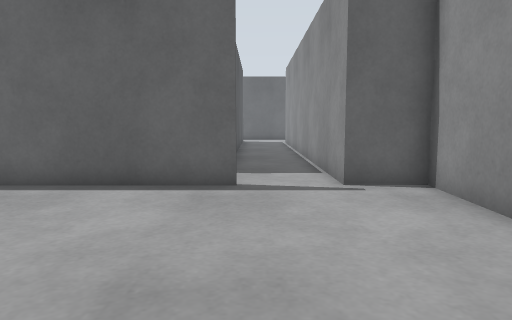
view 1 (above)

16 first-person views from a walk through a robot-simulator world made for Gazebo. The camera is 0.72 m above the floor, tilts 6° down and sees 70° across. The floor is counted in squares, 0.5 m on a side. Each view is taken from the middle of a square. On the plan, view 1 faces up. The plan holds only what a view shows up to about 16 squares ahead; the rest is blank. The place goes on beyond the plan. The robots in the file are not drawn.

view 2
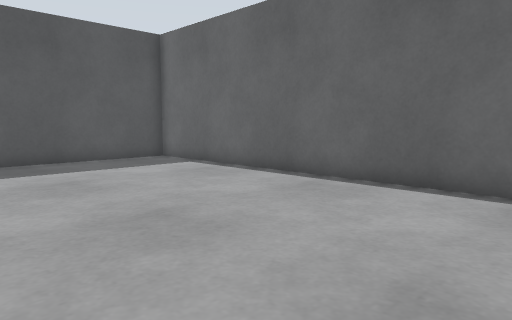

view 3
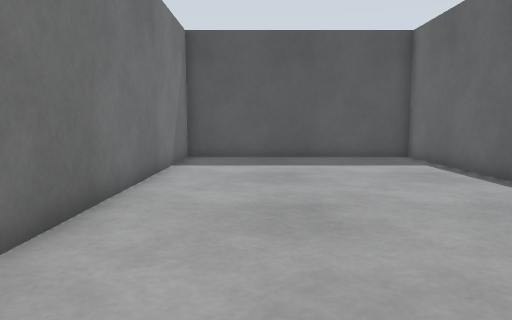

view 4
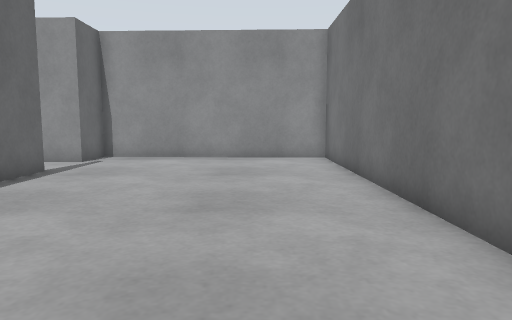

view 5
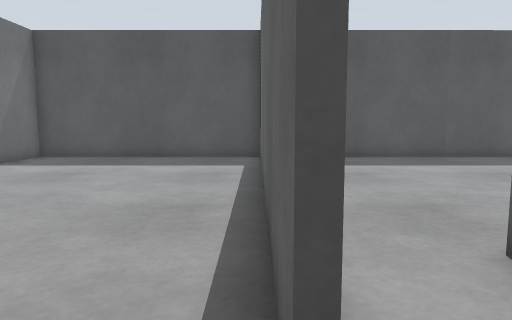

view 6
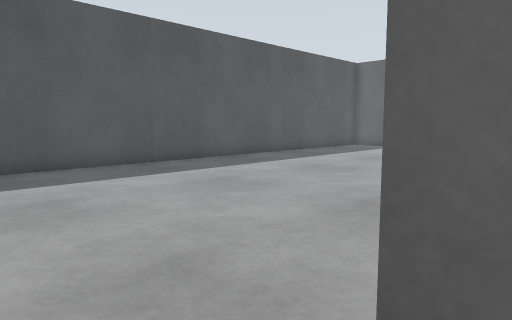

view 7
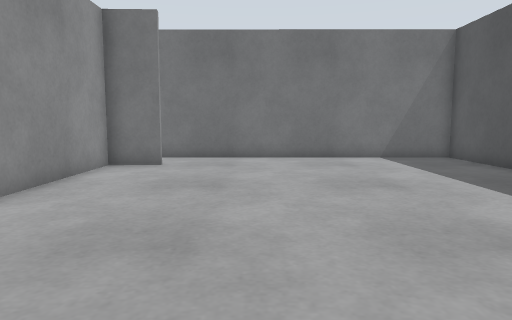

view 8
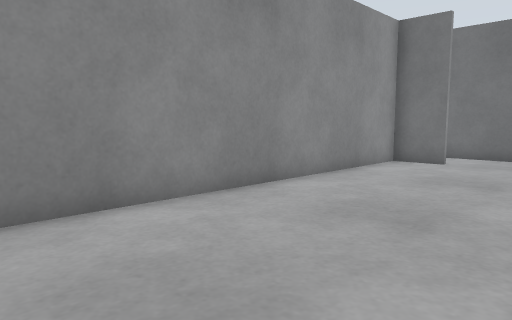

view 9
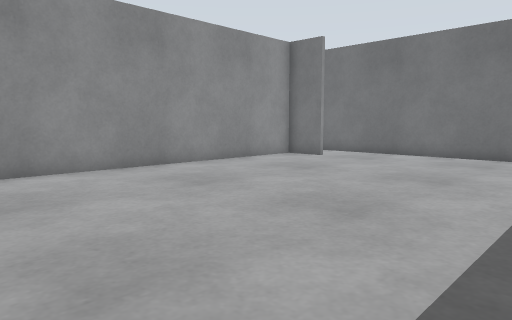

view 10
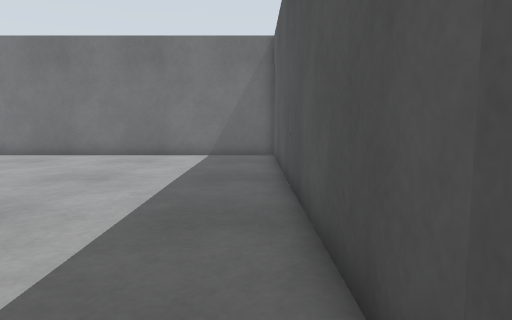

view 11
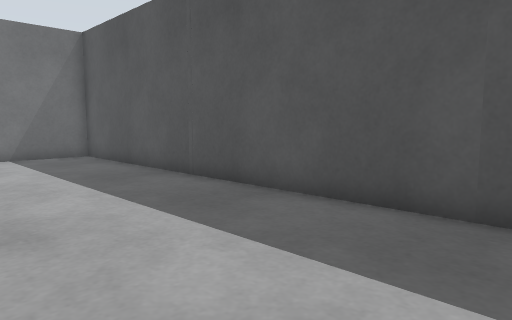

view 12
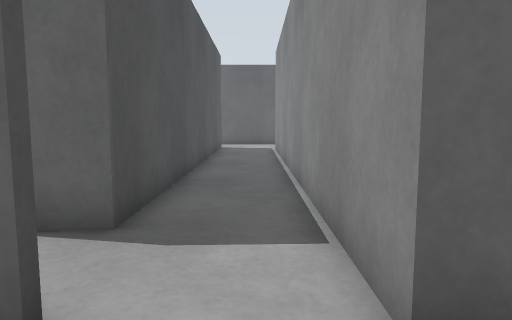

view 13
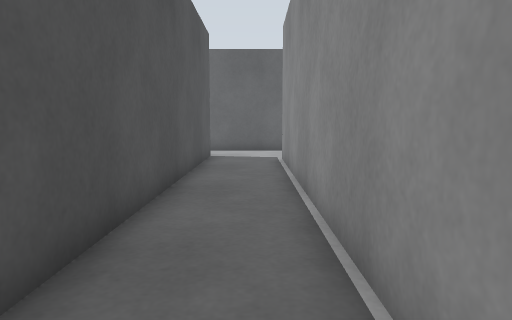

view 14
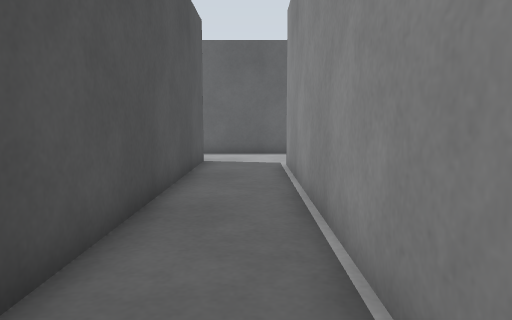

view 15
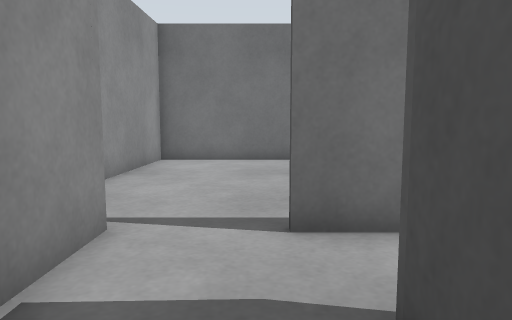

view 16
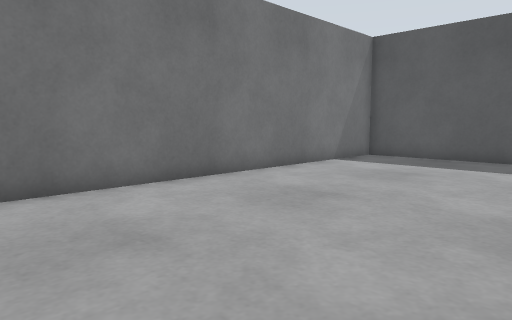

### Floor plan
Ten units are one square. View 1 is at (0, 0); x grows to the right and y downward. Boxes are objects, and circles mark ways between rooms. Rooms are numbered by the first view taken in them; rooms with no view inside come last. Other rooms are left out.
<svg viewBox="-143 -251 187 264">
<path fill="none" stroke="#000" d="M-4 -82 -137 -82 -136 8 36 8 39 -82 20 -82M-26 -84 -4 -84M20 -82 20 -245M-9 -246 -9 -108 -29 -107M-29 -109 -11 -110 -11 -231M-138 -231 -137 -84 -26 -84"/>
<circle cx="5" cy="-80" r="3" fill="#2a7"/>
<circle cx="-15" cy="-95" r="3" fill="#2a7"/>
<text x="-50" y="-40">1</text>
<text x="0" y="-160">2</text>
<text x="-80" y="-170">3</text>
</svg>
Room 1 opens to room 2. Room 2 opens to room 3.

Where each view was taken, in squares from view 1:
view 1: 0 up, 0 right, facing up
view 2: 0 up, 0 right, facing up-left
view 3: 2 up, 1 right, facing left
view 4: 2 up, 11 left, facing right
view 5: 8 up, 1 right, facing left
view 6: 9 up, 2 left, facing up-left
view 7: 23 up, 6 left, facing down
view 8: 24 up, 7 left, facing down-right
view 9: 24 up, 12 left, facing down-right
view 10: 24 up, 13 left, facing down
view 11: 24 up, 8 left, facing down-left
view 12: 6 up, 1 right, facing up
view 13: 11 up, 1 right, facing up
view 14: 13 up, 1 right, facing up
view 15: 13 up, 0 right, facing down
view 16: 7 up, 1 right, facing down-left
